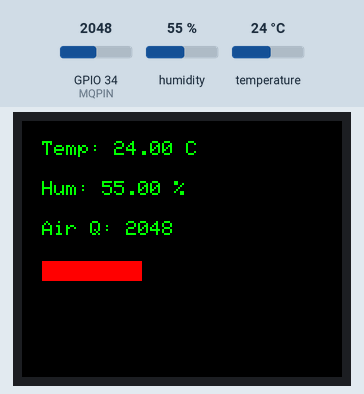
The sketch below on a simulated ESP32. On the bench: 160×128 colour display. The inputs (shaded band) are chosen by the test bench; at power-on: humidity 55 %, GPIO 34 (MQPIN) = 2048, temperature 24 °C. WiFi joins after 1.5 s; servers stay silent unless stated.

Above: at 3.1 s.
3.2 s: humidity set to 22 %
At 4.6 s:
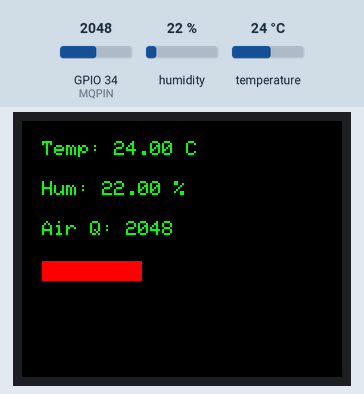
5.9 s: GPIO 34 (MQPIN) set to 2866
At 7.2 s:
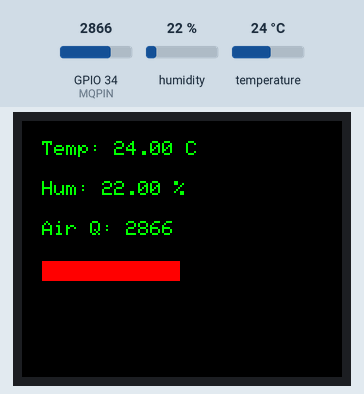
8.6 s: temperature set to 12 °C
At 11.1 s:
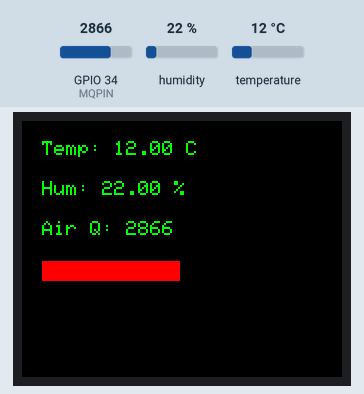
11.6 s: GPIO 34 (MQPIN) set to 3603
At 12.5 s:
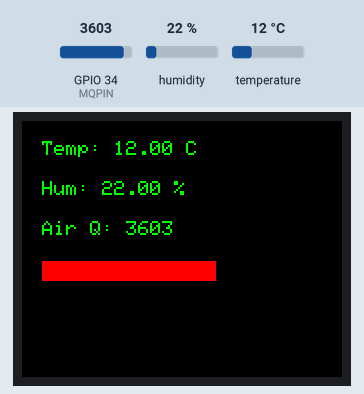
14.3 s: humidity set to 40 %
At 16.5 s:
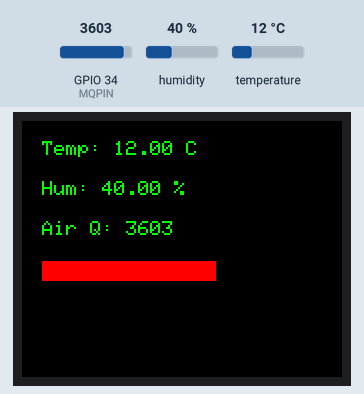
17.7 s: GPIO 34 (MQPIN) set to 4095
At 19.1 s:
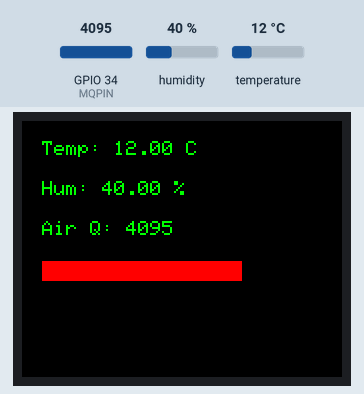
Timing chart, 0 to 20.7 s (numbered marks = the images above; inputs shaded):
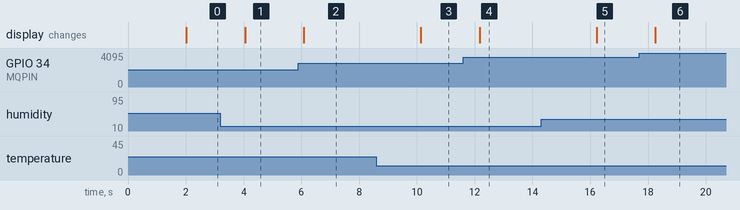

The sketch:

esp32_tft_sensors.ino
```cpp
#include <Adafruit_GFX.h>
#include <Adafruit_ST7735.h>
#include <DHT.h>
#include <BlynkSimpleEsp32.h>

// Configuration TFT
#define TFT_CS     5
#define TFT_RST    4
#define TFT_DC     2
#define TFT_SCLK   18
#define TFT_MOSI   23
Adafruit_ST7735 tft = Adafruit_ST7735(TFT_CS, TFT_DC, TFT_MOSI, TFT_SCLK, TFT_RST);

// Configuration DHT22
#define DHTPIN 15
#define DHTTYPE DHT22
DHT dht(DHTPIN, DHTTYPE);

// Configuration MQ-135
#define MQPIN 34

// Configuration Blynk
char auth[] = "YourAuthToken";
char ssid[] = "YourNetworkName";
char pass[] = "YourPassword";

void setup() {
  Serial.begin(115200);

  // Initialiser TFT
  tft.initR(INITR_BLACKTAB);
  tft.setRotation(1);
  tft.fillScreen(ST7735_BLACK);

  // Initialiser capteurs
  dht.begin();
  pinMode(MQPIN, INPUT);

  // Connexion Blynk
  Blynk.begin(auth, ssid, pass);

  // Afficher écran initial
  showInitialScreen();
}

void loop() {
  Blynk.run();

  // Lire capteurs
  float h = dht.readHumidity();
  float t = dht.readTemperature();
  int mqValue = analogRead(MQPIN);

  // Vérifier les lectures
  if (isnan(h) || isnan(t)) {
    Serial.println("Failed to read from DHT sensor!");
    return;
  }

  // Envoyer données à Blynk
  Blynk.virtualWrite(V0, t);
  Blynk.virtualWrite(V1, h);
  Blynk.virtualWrite(V2, mqValue);

  // Afficher sur TFT
  updateDisplay(t, h, mqValue);

  delay(2000); // Attendre 2s entre les lectures
}

void showInitialScreen() {
  tft.fillScreen(ST7735_BLUE);
  tft.setTextColor(ST7735_WHITE);
  tft.setTextSize(1);
  tft.setCursor(10, 10);
  tft.println("Initialisation...");
}

void updateDisplay(float temp, float hum, int air) {
  tft.fillScreen(ST7735_BLACK);

  tft.setTextColor(ST7735_GREEN);
  tft.setTextSize(1);
  tft.setCursor(10, 10);
  tft.print("Temp: ");
  tft.print(temp);
  tft.println(" C");

  tft.setCursor(10, 30);
  tft.print("Hum: ");
  tft.print(hum);
  tft.println(" %");

  tft.setCursor(10, 50);
  tft.print("Air Q: ");
  tft.println(air);

  // Barre de qualité d'air
  int barWidth = map(air, 0, 4095, 0, 100);
  tft.fillRect(10, 70, barWidth, 10, ST7735_RED);
}
```

Measured:
- after the input at 3.2 s, the display: changes after 0.85 s (image 1)
- after the input at 5.9 s, the display: changes after 0.18 s (image 2)
- after the input at 8.6 s, the display: changes after 1.5 s (image 3)
- after the input at 11.6 s, the display: changes after 0.57 s (image 4)
- after the input at 14.3 s, the display: changes after 1.9 s (image 5)
- after the input at 17.7 s, the display: changes after 0.55 s (image 6)
